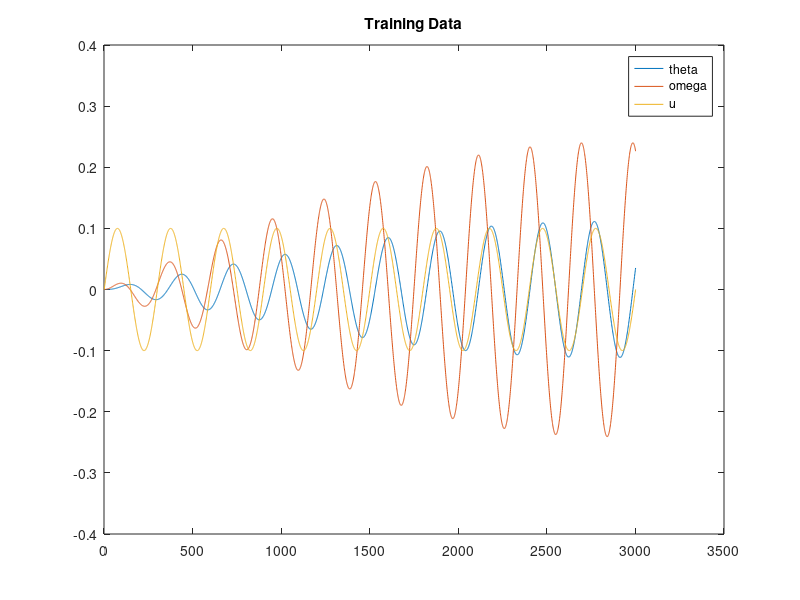
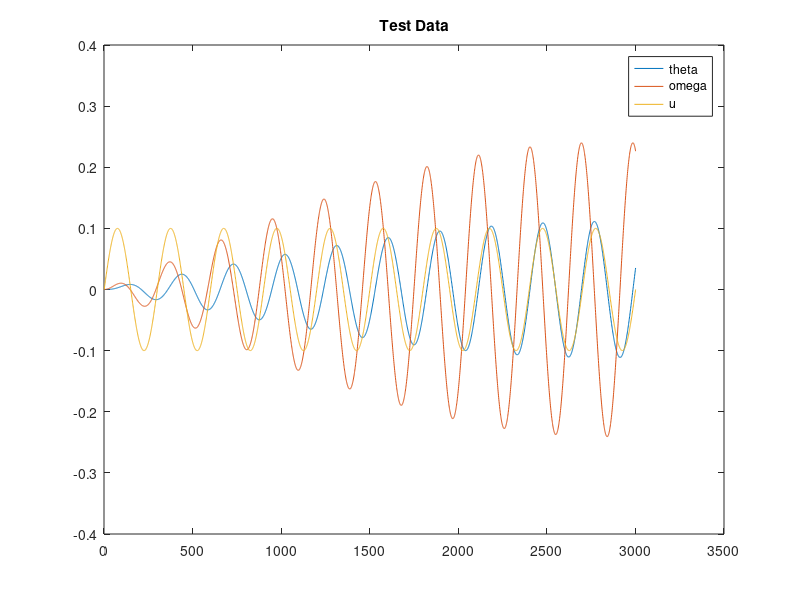

The MATLAB script that drew these images, in order: (Note: this script raises an error after producing the figures.)
%% Pendulum Parameters
clc; clear all;
m = 1;                              % Mass in kg
l = 2;                              % Length in m
dt = 0.01;                          % Time step in seconds
t0 = 0;                             % Initial Time in seconds
T = 30;                             % Terminal Time in seconds
t = t0:dt:T;                        % Time vector
N = length(t);
b = 0.1*ones(1,N);                  % Damping
b = awgn(b,10,'measured');
g = 9.81;                           % Acceleration due to gravity
u_train =  0.1*sin((2*pi/(0.1*T))*t);
u_test = 0.1*sin((2*pi/(0.1*T))*t);
%% Curate Data

theta_train = zeros(1,N);
omega_train = zeros(1,N);

for i=1:N-1
    theta_train(1,i+1) = theta_train(1,i) + omega_train(1,i)*dt;
    omega_train(1,i+1) = omega_train(1,i) + dt*(u_train(1,i) - b(1,i)*omega_train(1,i) - m*g*l*sin(theta_train(1,i)))/(m*l*l);
end

z_train = zeros(2,N-1);
for i=1:N-1
    z_train(1,i) = theta_train(1,i+1) - theta_train(1,i) - dt*omega_train(1,i);
    z_train(2,i) = omega_train(1,i+1) - omega_train(1,i) + dt*(m*g*l*sin(theta_train(1,i)) - u_train(1,i) + 0.1*omega_train(1,i))/(m*l*l);
end

theta_test = zeros(1,N);
omega_test = zeros(1,N);

for i=1:N-1
    theta_test(1,i+1) = theta_test(1,i) + omega_test(1,i)*dt;
    omega_test(1,i+1) = omega_test(1,i) + dt*(u_test(1,i) - b(1,i)*omega_test(1,i) - m*g*l*sin(theta_test(1,i)))/(m*l*l);
end

z_test = zeros(2,N-1);
for i=1:N-1
    z_test(1,i) = theta_test(1,i+1) - theta_test(1,i) - dt*omega_test(1,i);
    z_test(2,i) = omega_test(1,i+1) - omega_test(1,i) + dt*(m*g*l*sin(theta_test(1,i)) - u_test(1,i) + 0.1*omega_test(1,i))/(m*l*l);
end
theta_hat = zeros(1,N);
omega_hat = zeros(1,N);
for i=1:N-1
    theta_hat(1,i+1) = theta_hat(1,i) + omega_hat(1,i)*dt;
    omega_hat(1,i+1) = omega_hat(1,i) + dt*(u_test(1,i) - b(1,i)*omega_hat(1,i) - m*g*l*sin(theta_hat(1,i)))/(m*l*l);
end
%% Observe Response of Pendulum

plot(theta_train)
hold on
plot(omega_train)
plot(u_train)
legend('theta','omega','u')
title('Training Data')
hold off

figure;
plot(theta_test)
hold on
plot(omega_test)
plot(u_test)
legend('theta','omega','u')
title('Test Data')
hold off


%% Seperate Training and Testing Dataset
x_train = [theta_train(1:N-1)', omega_train(1:N-1)', u_train(1:N-1)'];
y1_train = z_train(1,:)';
y2_train = z_train(2,:)';
x_test = [theta_test(1:N-1)', omega_test(1:N-1)', u_test(1:N-1)'];
y1_test = z_test(1,:)';
y2_test = z_test(2,:)';
%% Train Gaussian Process
sigma0 = std(y1_train);
sigmaF0 = sigma0;
d = size(x_train,2);
sigmaM0 = 10*ones(d,1);
gpr_theta = fitrgp(x_train,y1_train,'Basis','constant','FitMethod','exact',...
'PredictMethod','exact','KernelFunction','ardsquaredexponential',...
'KernelParameters',[sigmaM0;sigmaF0],'Sigma',sigma0,'Standardize',1);


sigma0 = std(y2_train);
sigmaF0 = sigma0;
d = size(x_train,2);
sigmaM0 = 10*ones(d,1);
gpr_omega = fitrgp(x_train,y2_train,'Basis','constant','FitMethod','exact',...
'PredictMethod','exact','KernelFunction','ardsquaredexponential',...
'KernelParameters',[sigmaM0;sigmaF0],'Sigma',sigma0,'Standardize',1);


ypred1 = predict(gpr_theta, x_test);
ypred1 = ypred1' + theta_hat(1:end-1) + omega_hat(1:end-1)*dt;
theta_act = theta_test(2:end);

ypred2 = predict(gpr_omega, x_test);
ypred2 = ypred2' + omega_hat(1,i) + dt*(-m*g*l*sin(theta_hat(1:end-1)) + u_test(1:end-1) - 0.1*omega_hat(1:end-1))/(m*l*l);
omega_act = omega_test(2:end);
%% Plot Test Results
 figure;
 
 plot(theta_act)
 hold on
 plot(ypred1)
 legend('Actual','Predicted')
 title('GP Prediction of theta')
 hold off

 figure;

 plot(omega_act)
 hold on
 plot(ypred2)
 legend('Actual','Predicted')
 title('GP Prediction of omega')
 hold off

